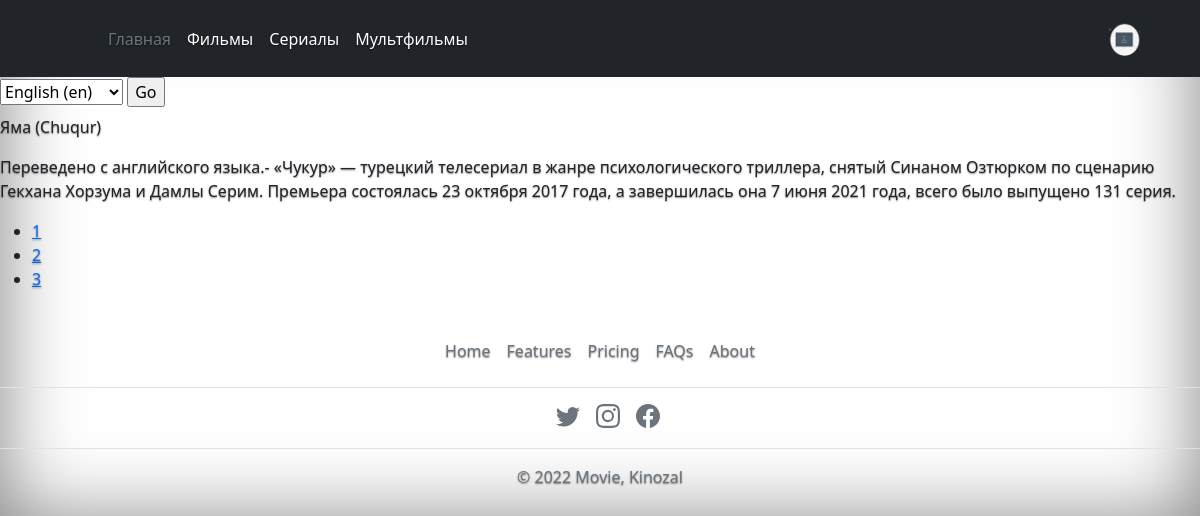
Page /home/paginate/ on the committed database.
### home/models.py (models this page shows, shortened)
class HomeArticleModel(models.Model):
    title = models.CharField(max_length=250)
    body = models.TextField()
    image = models.ImageField(upload_to=upload_location, null=True, blank=True)
    author = models.ForeignKey(settings.AUTH_USER_MODEL, on_delete=models.CASCADE, blank=True, null=True)
    created_date = models.DateTimeField(auto_now_add=True)
    date_updated = models.DateTimeField(auto_now=True)
    def __str__(self):
        return str(self.title)
    class Meta:
        ordering = ('-created_date',)

### home/views.py (the view)
# urls.py: path('paginate/', paginate, name='paginate'),
def paginate(request):
    contact_list = HomeArticleModel.objects.all()
    paginator = Paginator(contact_list, 1)
    page_number = request.GET.get('page')
    page_obj = paginator.get_page(page_number)
    context = {
        'page_obj': page_obj
    }
    return render(request, 'paginate.html',context)

### home/templates/paginate.html (shortened to what this page needs)
{% extends  'base.html' %}
{% block content %}
{% for contact in page_obj %}
    <p> {{ contact }}</p>
    <p> {{ contact.body }}</p>
{% endfor %}
<nav>
    <ul>
        {% for p in page_obj.paginator.page_range %}
       <li>
            <a href="?page = {{ p }}"> {{ p }}</a>
       </li>
        {% endfor %}
    </ul>
</nav>
{% endblock %}

### templates/cover.css (style rules this page uses)
body { text-shadow: 0 .05rem .1rem rgba(0, 0, 0, .5); box-shadow: inset 0 0 5rem rgba(0, 0, 0, .5); }

### templates/snippets/header.html (style rules this page uses)
body { text-shadow: 0 .05rem .1rem rgba(0, 0, 0, .5); box-shadow: inset 0 0 5rem rgba(0, 0, 0, .5); }

### rows in the picture
HomeArticleModel: title "Яма (Chuqur)", body "Переведено с английского языка.- «Чукур» — турецкий телесериал в жанре психологического триллера, снятый Синаном Озтюрком по сценарию Гекхана Хорзума и Дамлы Серим. Премьера состоялась 23 октября 2017 года, а завершилась она 7 июня 2021 года, всего было выпущено 131 серия."

### other values in the picture
{{ p }} "1" "2" "3"
form field language "English (en)"
